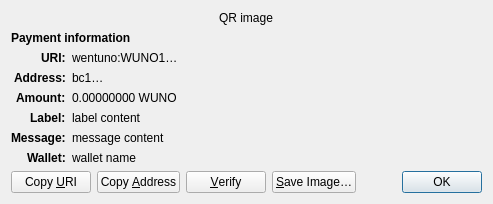
<?xml version="1.0" encoding="UTF-8"?>
<ui version="4.0">
 <class>ReceiveRequestDialog</class>
 <widget class="QDialog" name="ReceiveRequestDialog">
  <property name="geometry">
   <rect>
    <x>0</x>
    <y>0</y>
    <width>413</width>
    <height>229</height>
   </rect>
  </property>
  <property name="windowTitle">
   <string>Request payment to …</string>
  </property>
  <layout class="QGridLayout" name="gridLayout" columnstretch="0,1">
   <property name="sizeConstraint">
    <enum>QLayout::SetFixedSize</enum>
   </property>
   <item row="0" column="0" colspan="2" alignment="Qt::AlignHCenter">
    <widget class="QRImageWidget" name="qr_code">
     <property name="text">
      <string notr="true">QR image</string>
     </property>
     <property name="textInteractionFlags">
      <set>Qt::NoTextInteraction</set>
     </property>
    </widget>
   </item>
   <item row="1" column="0" colspan="2">
    <widget class="QLabel" name="payment_header">
     <property name="font">
      <font>
       <weight>75</weight>
       <bold>true</bold>
      </font>
     </property>
     <property name="text">
      <string>Payment information</string>
     </property>
     <property name="textInteractionFlags">
      <set>Qt::NoTextInteraction</set>
     </property>
    </widget>
   </item>
   <item row="2" column="0" alignment="Qt::AlignRight|Qt::AlignTop">
    <widget class="QLabel" name="uri_tag">
     <property name="font">
      <font>
       <weight>75</weight>
       <bold>true</bold>
      </font>
     </property>
     <property name="text">
      <string notr="true">URI:</string>
     </property>
     <property name="textFormat">
      <enum>Qt::PlainText</enum>
     </property>
     <property name="textInteractionFlags">
      <set>Qt::NoTextInteraction</set>
     </property>
    </widget>
   </item>
   <item row="2" column="1" alignment="Qt::AlignTop">
    <widget class="QLabel" name="uri_content">
     <property name="text">
      <string notr="true">wentuno:WUNO1…</string>
     </property>
     <property name="textFormat">
      <enum>Qt::RichText</enum>
     </property>
     <property name="wordWrap">
      <bool>true</bool>
     </property>
     <property name="textInteractionFlags">
      <set>Qt::TextSelectableByMouse</set>
     </property>
    </widget>
   </item>
   <item row="3" column="0" alignment="Qt::AlignRight|Qt::AlignTop">
    <widget class="QLabel" name="address_tag">
     <property name="font">
      <font>
       <weight>75</weight>
       <bold>true</bold>
      </font>
     </property>
     <property name="text">
      <string>Address:</string>
     </property>
     <property name="textInteractionFlags">
      <set>Qt::NoTextInteraction</set>
     </property>
    </widget>
   </item>
   <item row="3" column="1" alignment="Qt::AlignTop">
    <widget class="QLabel" name="address_content">
     <property name="text">
      <string notr="true">bc1…</string>
     </property>
     <property name="textFormat">
      <enum>Qt::PlainText</enum>
     </property>
     <property name="textInteractionFlags">
      <set>Qt::TextSelectableByMouse</set>
     </property>
    </widget>
   </item>
   <item row="4" column="0" alignment="Qt::AlignRight|Qt::AlignTop">
    <widget class="QLabel" name="amount_tag">
     <property name="font">
      <font>
       <weight>75</weight>
       <bold>true</bold>
      </font>
     </property>
     <property name="text">
      <string>Amount:</string>
     </property>
     <property name="textInteractionFlags">
      <set>Qt::NoTextInteraction</set>
     </property>
    </widget>
   </item>
   <item row="4" column="1" alignment="Qt::AlignTop">
    <widget class="QLabel" name="amount_content">
     <property name="text">
      <string notr="true">0.00000000 WUNO</string>
     </property>
     <property name="textFormat">
      <enum>Qt::PlainText</enum>
     </property>
     <property name="textInteractionFlags">
      <set>Qt::TextSelectableByMouse</set>
     </property>
    </widget>
   </item>
   <item row="5" column="0" alignment="Qt::AlignRight|Qt::AlignTop">
    <widget class="QLabel" name="label_tag">
     <property name="font">
      <font>
       <weight>75</weight>
       <bold>true</bold>
      </font>
     </property>
     <property name="text">
      <string>Label:</string>
     </property>
     <property name="textInteractionFlags">
      <set>Qt::NoTextInteraction</set>
     </property>
    </widget>
   </item>
   <item row="5" column="1" alignment="Qt::AlignTop">
    <widget class="QLabel" name="label_content">
     <property name="text">
      <string notr="true">label content</string>
     </property>
     <property name="textFormat">
      <enum>Qt::PlainText</enum>
     </property>
     <property name="wordWrap">
      <bool>true</bool>
     </property>
     <property name="textInteractionFlags">
      <set>Qt::TextSelectableByMouse</set>
     </property>
    </widget>
   </item>
   <item row="6" column="0" alignment="Qt::AlignRight|Qt::AlignTop">
    <widget class="QLabel" name="message_tag">
     <property name="font">
      <font>
       <weight>75</weight>
       <bold>true</bold>
      </font>
     </property>
     <property name="text">
      <string>Message:</string>
     </property>
     <property name="textInteractionFlags">
      <set>Qt::NoTextInteraction</set>
     </property>
    </widget>
   </item>
   <item row="6" column="1" alignment="Qt::AlignTop">
    <widget class="QLabel" name="message_content">
     <property name="text">
      <string notr="true">message content</string>
     </property>
     <property name="textFormat">
      <enum>Qt::PlainText</enum>
     </property>
     <property name="wordWrap">
      <bool>true</bool>
     </property>
     <property name="textInteractionFlags">
      <set>Qt::TextSelectableByMouse</set>
     </property>
    </widget>
   </item>
   <item row="7" column="0" alignment="Qt::AlignRight|Qt::AlignTop">
    <widget class="QLabel" name="wallet_tag">
     <property name="font">
      <font>
       <weight>75</weight>
       <bold>true</bold>
      </font>
     </property>
     <property name="text">
      <string>Wallet:</string>
     </property>
     <property name="textInteractionFlags">
      <set>Qt::NoTextInteraction</set>
     </property>
    </widget>
   </item>
   <item row="7" column="1" alignment="Qt::AlignTop">
    <widget class="QLabel" name="wallet_content">
     <property name="text">
      <string notr="true">wallet name</string>
     </property>
     <property name="textFormat">
      <enum>Qt::PlainText</enum>
     </property>
     <property name="wordWrap">
      <bool>true</bool>
     </property>
     <property name="textInteractionFlags">
      <set>Qt::TextSelectableByMouse</set>
     </property>
    </widget>
   </item>
   <item row="8" column="0" colspan="2">
    <layout class="QHBoxLayout" name="horizontalLayout">
     <item>
      <widget class="QPushButton" name="btnCopyURI">
       <property name="text">
        <string>Copy &amp;URI</string>
       </property>
       <property name="autoDefault">
        <bool>false</bool>
       </property>
      </widget>
     </item>
     <item>
      <widget class="QPushButton" name="btnCopyAddress">
       <property name="text">
        <string>Copy &amp;Address</string>
       </property>
       <property name="autoDefault">
        <bool>false</bool>
       </property>
      </widget>
     </item>
     <item>
      <widget class="QPushButton" name="btnVerify">
       <property name="text">
        <string>&amp;Verify</string>
       </property>
       <property name="toolTip">
        <string>Verify this address on e.g. a hardware wallet screen</string>
       </property>
       <property name="autoDefault">
        <bool>false</bool>
       </property>
      </widget>
     </item>
     <item>
      <widget class="QPushButton" name="btnSaveAs">
       <property name="text">
        <string>&amp;Save Image…</string>
       </property>
       <property name="autoDefault">
        <bool>false</bool>
       </property>
      </widget>
     </item>
     <item>
      <spacer name="horizontalSpacer_2">
       <property name="orientation">
        <enum>Qt::Horizontal</enum>
       </property>
       <property name="sizeHint" stdset="0">
        <size>
         <width>40</width>
         <height>20</height>
        </size>
       </property>
      </spacer>
     </item>
     <item>
      <widget class="QDialogButtonBox" name="buttonBox">
       <property name="focusPolicy">
        <enum>Qt::StrongFocus</enum>
       </property>
       <property name="standardButtons">
        <set>QDialogButtonBox::Ok</set>
       </property>
      </widget>
     </item>
    </layout>
   </item>
  </layout>
 </widget>
 <customwidgets>
  <customwidget>
   <class>QRImageWidget</class>
   <extends>QLabel</extends>
   <header>qt/qrimagewidget.h</header>
  </customwidget>
 </customwidgets>
 <tabstops>
  <tabstop>buttonBox</tabstop>
  <tabstop>btnCopyURI</tabstop>
  <tabstop>btnCopyAddress</tabstop>
  <tabstop>btnSaveAs</tabstop>
 </tabstops>
 <resources/>
 <connections>
  <connection>
   <sender>buttonBox</sender>
   <signal>accepted()</signal>
   <receiver>ReceiveRequestDialog</receiver>
   <slot>accept()</slot>
   <hints>
    <hint type="sourcelabel">
     <x>135</x>
     <y>230</y>
    </hint>
    <hint type="destinationlabel">
     <x>135</x>
     <y>126</y>
    </hint>
   </hints>
  </connection>
 </connections>
</ui>
